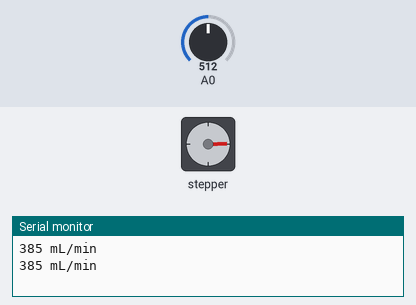
Recording of a sketch running on a simulated Arduino Uno, built with avr-gcc and run on an emulated ATmega328P. On the bench: stepper motor, the last lines printed to the serial monitor. The test bench sets the inputs (shaded band); at power-on: A0 = 512. Stepper angles assume 200 steps per turn.

Above: at 1.3 s.
1.4 s: A0 set to 695
At 1.68 s:
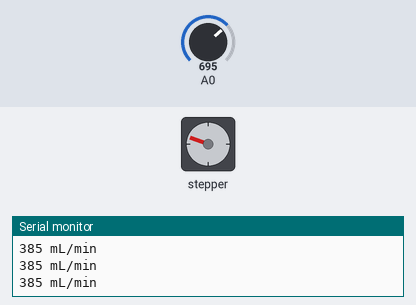
4.5 s: A0 set to 711
At 5.39 s:
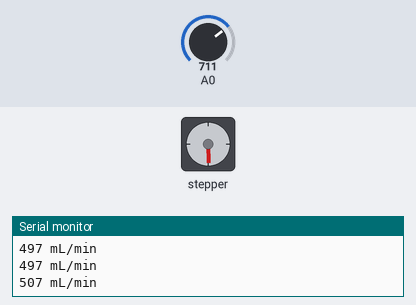
7.6 s: A0 set to 900
At 7.82 s:
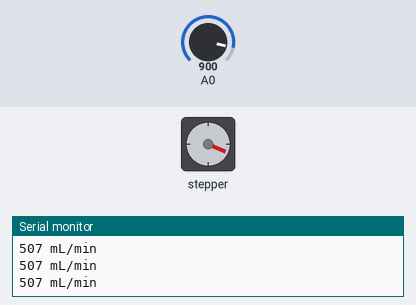
Timing chart, 0 to 19.8 s (numbered marks = the images above; inputs shaded):
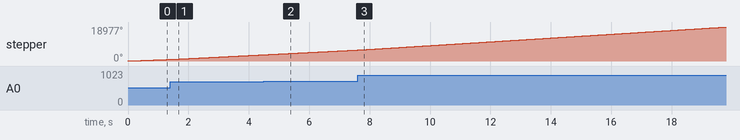

The sketch:

Pump_Revised_WPot.ino
```cpp
#include <Stepper.h>

//Assign the number of steps native to the motor (can go up to 400, at the expense of torque)
const int stepsPerRevolution = 200;


// initialize the stepper library on pins 8 through 11:
Stepper myStepper(stepsPerRevolution, 8, 9, 10, 11);

int stepCount = 0;  // Used to count the number of steps the motor has taken

void setup() {
  // Opens the serial communication line for printing
  Serial.begin(9600);
}

void loop() {
  // read the sensor value:
  int sensorReading = analogRead(A0);
  int flow = 0;

  // map it to a range from 0 to 100:
  int motorSpeed = map(sensorReading, 0, 1023, 20, 200);

  // set the motor speed and step rate:
  if (motorSpeed > 0) {
    myStepper.setSpeed(motorSpeed);
    myStepper.step(stepsPerRevolution);

    //calculate and diplay the flow rate
    flow = motorSpeed * 3.5;
    char buf[10];
    sprintf(buf, "%d mL/min", flow);
    Serial.println(buf);
  }
}
```

Measured:
- the behaviour switches between 710 and 711 on A0 (found by bisection; images 1 and 2)
